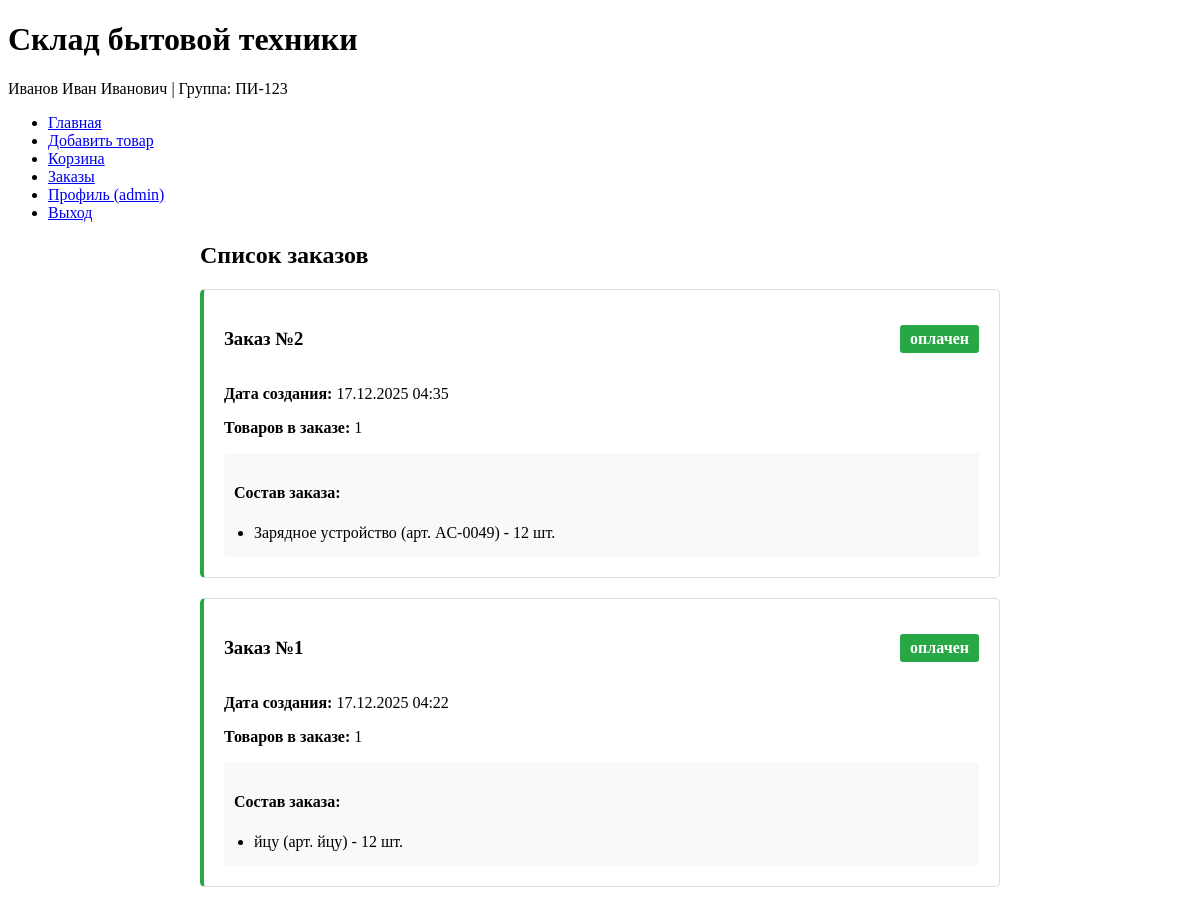
Page /orders (signed in) on the committed database.
### models/models.py (models this page shows, shortened)
class User(db.Model):
    id = db.Column(db.Integer, primary_key=True)
    username = db.Column(db.String(80), unique=True, nullable=False)
    password_hash = db.Column(db.String(120), nullable=False)
    role = db.Column(db.String(20), default='storekeeper')  # Для возможного расширения

class Order(db.Model):
    id = db.Column(db.Integer, primary_key=True)
    created_at = db.Column(db.DateTime, default=db.func.current_timestamp())
    status = db.Column(db.String(20), default='неоплачен')  # 'неоплачен' или 'оплачен'
    items = db.relationship('OrderItem', backref='order', lazy=True, cascade='all, delete-orphan')

class OrderItem(db.Model):
    id = db.Column(db.Integer, primary_key=True)
    order_id = db.Column(db.Integer, db.ForeignKey('order.id'), nullable=False)
    product_id = db.Column(db.Integer, db.ForeignKey('product.id'), nullable=False)
    quantity = db.Column(db.Integer, nullable=False)

class Product(db.Model):
    id = db.Column(db.Integer, primary_key=True)
    article = db.Column(db.String(50), unique=True, nullable=False)
    name = db.Column(db.String(200), nullable=False)
    quantity = db.Column(db.Integer, nullable=False, default=0)
    orders = db.relationship('OrderItem', backref='product', lazy=True)

### app.py (the view)
@app.route('/orders')
@login_required
def view_orders():
    page = request.args.get('page', 1, type=int)
    pagination = Order.query.order_by(Order.created_at.desc()).paginate(
        page=page, per_page=app.config['ITEMS_PER_PAGE'], error_out=False
    )
    orders = pagination.items
    return render_template('orders.html', orders=orders, pagination=pagination)

### app.py (called while the page is built)
def login_required(f):
    @wraps(f)
    def decorated_function(*args, **kwargs):
        if 'user_id' not in session:
            return redirect(url_for('login', next=request.url))
        return f(*args, **kwargs)
    return decorated_function

@app.context_processor
def inject_user_info():
    student_info = {
        'fio': 'Иванов Иван Иванович',
        'group': 'ПИ-123'
    }
    user_info = {}
    if 'user_id' in session:
        user = User.query.get(session['user_id'])
        if user:
            user_info = {
                'username': user.username,
                'role': user.role
            }
    return dict(student_info=student_info, user_info=user_info)

### templates/orders.html (shortened to what this page needs)
{% extends "base.html" %}
{% block content %}
<div class="orders-container">
    <h2>Список заказов</h2>
    {% if orders %}
    <div class="orders-list">
        {% for order in orders %}
        <div class="order-card {{ 'paid' if order.status == 'оплачен' else 'unpaid' }}">
            <div class="order-header">
                <h3>Заказ №{{ order.id }}</h3>
                <span class="order-status status-{{ order.status }}">
                    {{ order.status }}
                </span>
            </div>
            <div class="order-info">
                <p><strong>Дата создания:</strong> {{ order.created_at.strftime('%d.%m.%Y %H:%M') }}</p>
                <p><strong>Товаров в заказе:</strong> {{ order.items|length }}</p>
                <div class="order-items">
                    <h4>Состав заказа:</h4>
                    <ul>
                        {% for item in order.items %}
                        <li>{{ item.product.name }} (арт. {{ item.product.article }}) - {{ item.quantity }} шт.</li>
                        {% endfor %}
                    </ul>
                </div>
            </div>
        </div>
        {% endfor %}
    </div>
    {% else %}
    <div class="no-orders">
        <p>Заказов нет</p>
        <a href="{{ url_for('index') }}" class="btn">Вернуться к товарам</a>
    </div>
    {% endif %}
</div>
{% endblock %}

### templates/layout/navbar.html (shortened to what this page needs)
<nav class="navbar">
    <div class="container">
        <ul class="nav-menu">
            {% if user_info %}
                <li><a href="{{ url_for('index') }}">Главная</a></li>
                <li><a href="{{ url_for('add_product') }}">Добавить товар</a></li>
                <li><a href="{{ url_for('view_cart') }}">Корзина
                </a></li>
                <li><a href="{{ url_for('view_orders') }}">Заказы</a></li>
                <li><a href="{{ url_for('profile') }}">Профиль ({{ user_info.username }})</a></li>
                <li><a href="{{ url_for('logout') }}">Выход</a></li>
            {% else %}
                <li><a href="{{ url_for('login') }}">Вход</a></li>
                <li><a href="{{ url_for('register') }}">Регистрация</a></li>
            {% endif %}
        </ul>
    </div>
</nav>

### static/css/style.css (style rules this page uses)
.orders-container { max-width: 800px; margin: 0 auto; }
.order-card { border: 1px solid #ddd; border-radius: 5px; padding: 20px; margin-bottom: 20px; background-color: #fff; }
.order-card.paid { border-left: 4px solid #28a745; }
.order-header { display: flex; justify-content: space-between; align-items: center; margin-bottom: 15px; }
.order-status { padding: 5px 10px; border-radius: 3px; font-weight: bold; }
.status-оплачен { background-color: #28a745; color: white; }
.order-items { margin-top: 10px; padding: 10px; background-color: #f8f9fa; border-radius: 3px; }
.order-items ul { margin: 5px 0; padding-left: 20px; }

### rows in the picture
User: username "admin"
Order: id "2", status "оплачен", created_at "17.12.2025 04:35", items|length "1"
OrderItem: product.name "Зарядное устройство", product.article "AC-0049", quantity "12"
Order: id "1", status "оплачен", created_at "17.12.2025 04:22", items|length "1"
OrderItem: product.name "йцу", product.article "йцу", quantity "12"

### other values in the picture
{{ student_info.fio }} "Иванов Иван Иванович"
{{ student_info.group }} "ПИ-123"
